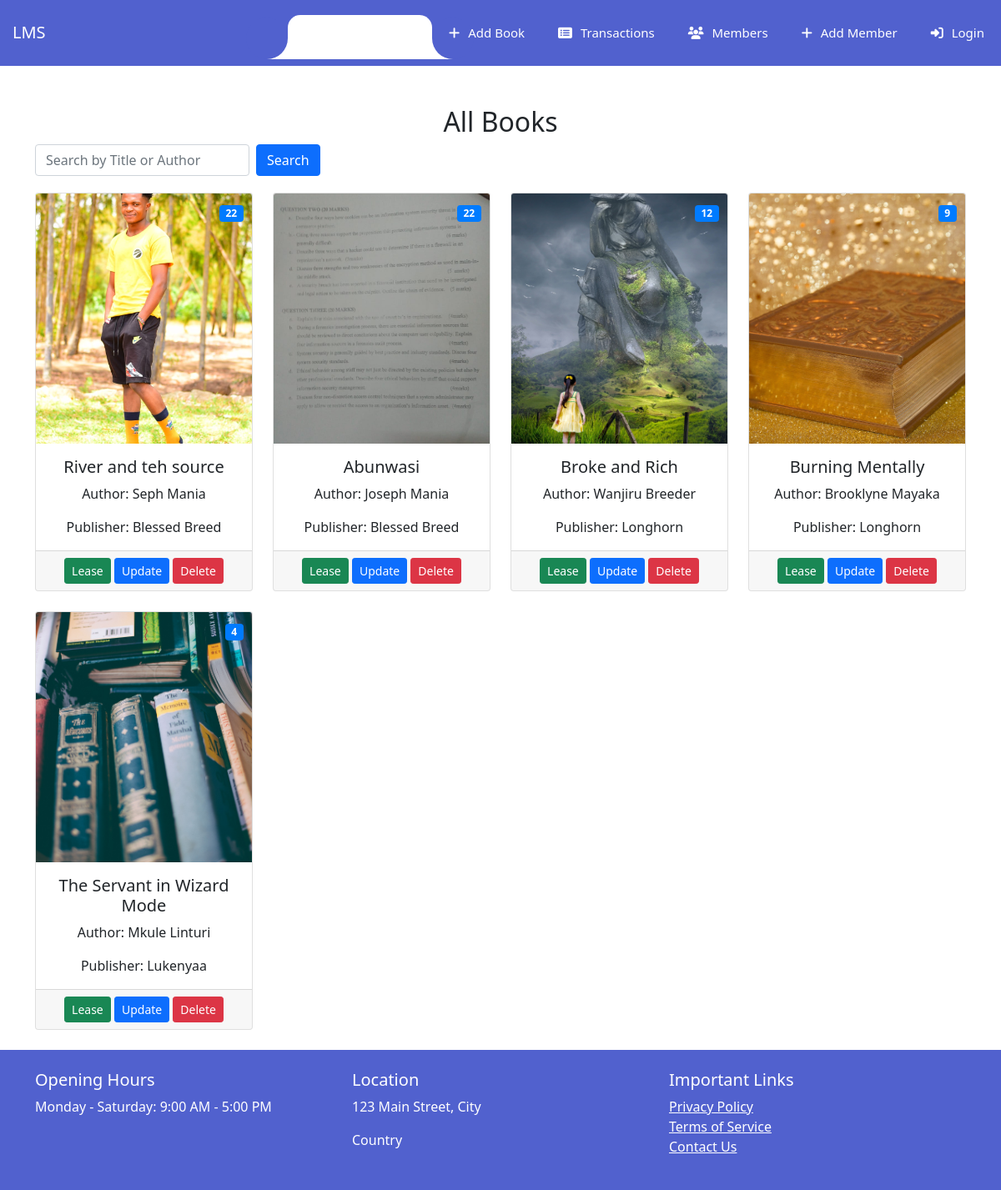
The page / on the database its author committed.
### library/models.py (models this page shows, shortened)
class Book(models.Model):
    title = models.CharField(max_length=200)
    author = models.CharField(max_length=100)
    quantity_in_stock = models.PositiveIntegerField(default=0)
    publisher = models.CharField(max_length=200)
    date_added = models.DateTimeField(auto_now_add=True)
    book_image = models.ImageField(upload_to='book_images/', blank=True, null=True)
    document = models.FileField(upload_to='book_documents/', blank=True, null=True)

### library/views.py (the view)
# urls.py: path('', views.all_books, name='book_listing'),
def all_books(request):
    query = request.GET.get('q')  # Get the query parameter from the URL
    if query:
        books = Book.objects.filter(title__icontains=query) | Book.objects.filter(author__icontains=query)
    else:
        books = Book.objects.all()
    return render(request, 'library/book_listing.html', {'books': books})

### library/templates/library/book_listing.html (shortened to what this page needs)
{% extends 'library/base.html' %} {% load static %} {% block content %}
<div class="container mt-5 text-center">
  <h2>All Books</h2>
  <div class="search-form">
    <form method="get" class="form-inline">
      <div class="form-group">
        <input
          type="text"
          name="q"
          class="form-control mr-2"
          placeholder="Search by Title or Author"
        />
      </div>
      <button type="submit" class="btn btn-primary">Search</button>
    </form>
  </div>
  {% if books %}
  <div class="row">
    {% for book in books %}
    <div class="col-md-3 mb-4">
      <div class="card">
        <div class="book-image-container position-relative">
          <img
            src="{{ book.book_image.url }}"
            class="card-img-top"
            alt="{{ book.title }}"
          />
          <div class="quantity-stock-badge">
            <span class="badge badge-primary"
              >{{ book.quantity_in_stock }}</span
            >
          </div>
        </div>
        <div class="card-body">
          <h5 class="card-title">{{ book.title }}</h5>
          <p class="card-text">Author: {{ book.author }}</p>
          <p class="card-text">Publisher: {{ book.publisher }}</p>
        </div>
        <div class="card-footer">
          <a
            href="{% url 'create_transaction' book.id %}"
            class="btn btn-success btn-sm"
            >Lease</a
          >
          <a
            href="{% url 'update_book' book.id %}"
            class="btn btn-primary btn-sm"
            >Update</a
          >
          <a
            href="{% url 'delete_book' book.id %}"
            class="btn btn-danger btn-sm"
            >Delete</a
          >
        </div>
      </div>
    </div>
    {% endfor %}
  </div>
  {% else %}
  <p>No books available.</p>
  {% endif %}
</div>
{% endblock content %}

### static/css/home.css (style rules this page uses)
body { margin: 0; padding: 0; }

### static/css/header.css (style rules this page uses)
body { font-family: 'Roboto', sans-serif; }
* { margin: 0; padding: 0; }

### library/templates/library/book_listing.html (style rules this page uses)
.book-image-container { position: relative; }
.quantity-stock-badge { position: absolute; top: 10px; right: 10px; }
.book-image-container { position: relative; width: 100%; height: 300px; overflow: hidden; }
.book-image-container img { width: 100%; height: 100%; object-fit: cover; }
.search-form { margin-bottom: 20px; }

### rows shown on the page
Book: book_image (picture), quantity_in_stock "22", title "River and teh source", author "Seph Mania", publisher "Blessed Breed"
Book: book_image (picture), quantity_in_stock "22", title "Abunwasi", author "Joseph Mania", publisher "Blessed Breed"
Book: book_image (picture), quantity_in_stock "12", title "Broke and Rich", author "Wanjiru Breeder", publisher "Longhorn"
Book: book_image (picture), quantity_in_stock "9", title "Burning Mentally", author "Brooklyne Mayaka", publisher "Longhorn"
Book: book_image (picture), quantity_in_stock "4", title "The Servant in Wizard Mode", author "Mkule Linturi", publisher "Lukenyaa"
